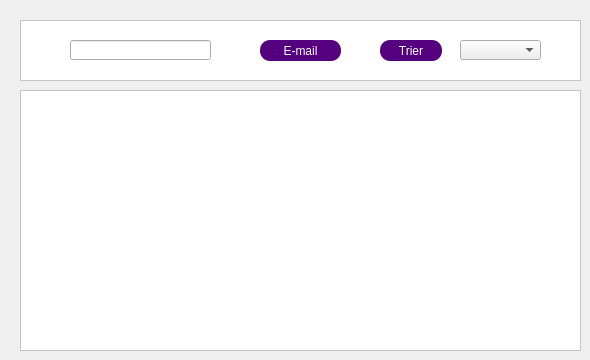
        <widget class="QWidget" name="tab_14">
         <attribute name="title">
          <string>Afficher les classes</string>
         </attribute>
         <widget class="QTableView" name="tabclasse">
          <property name="geometry">
           <rect>
            <x>20</x>
            <y>90</y>
            <width>561</width>
            <height>261</height>
           </rect>
          </property>
          <property name="styleSheet">
           <string notr="true">background-color: white;
font-size: 15px</string>
          </property>
         </widget>
         <widget class="QLineEdit" name="lineEdit_rechercher_type_classe">
          <property name="geometry">
           <rect>
            <x>70</x>
            <y>40</y>
            <width>141</width>
            <height>20</height>
           </rect>
          </property>
         </widget>
         <widget class="QPushButton" name="trier_classe">
          <property name="geometry">
           <rect>
            <x>380</x>
            <y>40</y>
            <width>62</width>
            <height>21</height>
           </rect>
          </property>
          <property name="styleSheet">
           <string notr="true">border-radius: 10px;
background-color:rgb(85, 0, 127);
color: white</string>
          </property>
          <property name="text">
           <string>Trier</string>
          </property>
         </widget>
         <widget class="QPushButton" name="pushButton_3">
          <property name="geometry">
           <rect>
            <x>260</x>
            <y>40</y>
            <width>81</width>
            <height>21</height>
           </rect>
          </property>
          <property name="styleSheet">
           <string notr="true">border-radius: 10px;
background-color:rgb(85, 0, 127);
color: white</string>
          </property>
          <property name="text">
           <string>E-mail</string>
          </property>
         </widget>
         <widget class="QLabel" name="search_icon">
          <property name="geometry">
           <rect>
            <x>30</x>
            <y>40</y>
            <width>31</width>
            <height>21</height>
           </rect>
          </property>
          <property name="styleSheet">
           <string notr="true">background-color: white</string>
          </property>
          <property name="text">
           <string/>
          </property>
          <property name="pixmap">
           <pixmap>:/pics/search_icon.png</pixmap>
          </property>
          <property name="scaledContents">
           <bool>true</bool>
          </property>
         </widget>
         <widget class="QComboBox" name="combobox_trie_classe">
          <property name="geometry">
           <rect>
            <x>460</x>
            <y>40</y>
            <width>81</width>
            <height>20</height>
           </rect>
          </property>
         </widget>
         <widget class="QTableView" name="tabclasse_2">
          <property name="geometry">
           <rect>
            <x>20</x>
            <y>20</y>
            <width>561</width>
            <height>61</height>
           </rect>
          </property>
          <property name="styleSheet">
           <string notr="true">background-color: white;
font-size: 15px</string>
          </property>
         </widget>
         <zorder>tabclasse_2</zorder>
         <zorder>tabclasse</zorder>
         <zorder>lineEdit_rechercher_type_classe</zorder>
         <zorder>trier_classe</zorder>
         <zorder>pushButton_3</zorder>
         <zorder>search_icon</zorder>
         <zorder>combobox_trie_classe</zorder>
        </widget>
